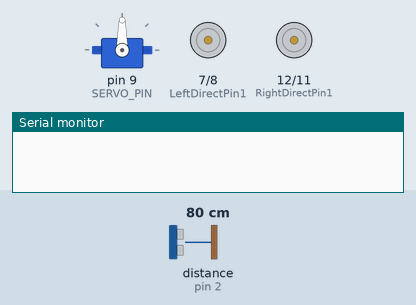
This sketch was run on a simulated Arduino Uno, built with avr-gcc and run on an emulated ATmega328P. On the bench: servo, motor-driver pin pairs drawn as motors (green arrow = first pin HIGH = forward, orange = second pin HIGH = backward, longer = more drive, scaled by the enable pin), the last lines printed to the serial monitor. Wiring (inferred from the names in the program): ultrasonic range finder: trigger pin 10; echo pin 2. The test bench sets the inputs (shaded band); at power-on: distance to the obstacle (sensor on pin 2) 80 cm. The echo pulse lasts 58.3 µs per cm.

Above: at 3.2 s.
3.3 s: distance to the obstacle (sensor on pin 2) set to 34 cm
At 3.49 s:
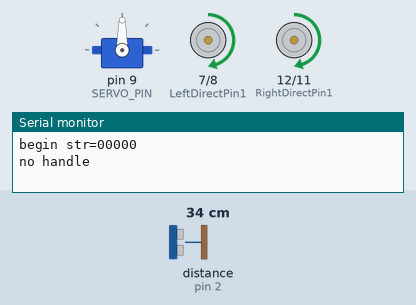
6.3 s: distance to the obstacle (sensor on pin 2) set to 31 cm
At 7.82 s:
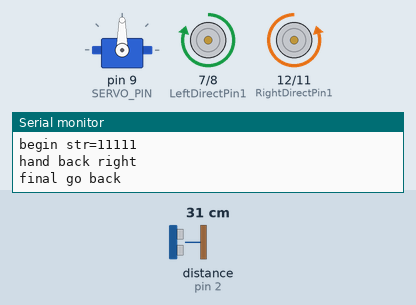
9.3 s: distance to the obstacle (sensor on pin 2) set to 35 cm
At 10.63 s:
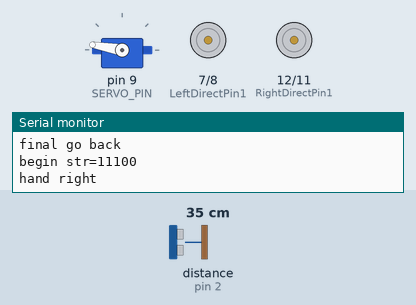
12.3 s: distance to the obstacle (sensor on pin 2) set to 2 cm
At 12.83 s:
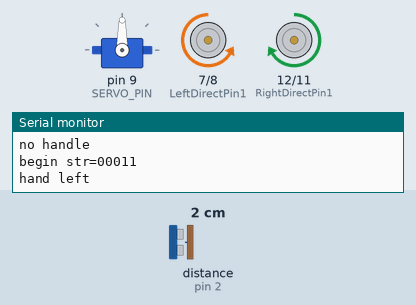
15.3 s: distance to the obstacle (sensor on pin 2) set to 60 cm
18.3 s: distance to the obstacle (sensor on pin 2) set to 4 cm
Timing chart, 0 to 22.3 s (numbered marks = the images above; inputs shaded):
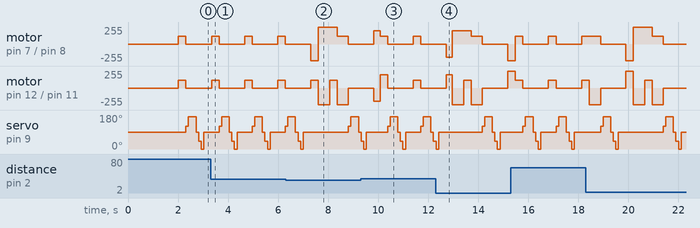

The sketch:

v2smartcar-lesson5.ino
```cpp
#include <Servo.h>
/*Declare L298N Dual H-Bridge Motor Controller directly since there is not a library to load.*/
//Define L298N Dual H-Bridge Motor Controller Pins
#define speedPinR 3   // RIGHT PWM pin connect MODEL-X ENA
#define RightDirectPin1  12    //  Right Motor direction pin 1 to MODEL-X IN1
#define RightDirectPin2  11    // Right Motor direction pin 2 to MODEL-X IN2
#define speedPinL 6        //  Left PWM pin connect MODEL-X ENB
#define LeftDirectPin1  7    // Left Motor direction pin 1 to MODEL-X IN3
#define LeftDirectPin2  8   ///Left Motor direction pin 1 to MODEL-X IN4
#define LPT 2 // scan loop coumter

#define SERVO_PIN     9  //servo connect to D9

#define Echo_PIN    2 // Ultrasonic Echo pin connect to D11
#define Trig_PIN    10  // Ultrasonic Trig pin connect to D12

#define FAST_SPEED  250     //both sides of the motor speed
#define SPEED  120     //both sides of the motor speed
#define TURN_SPEED  200     //both sides of the motor speed
#define BACK_SPEED1  255     //back speed
#define BACK_SPEED2  90     //back speed

int leftscanval, centerscanval, rightscanval, ldiagonalscanval, rdiagonalscanval;
const int distancelimit = 30; //distance limit for obstacles in front
const int sidedistancelimit = 30; //minimum distance in cm to obstacles at both sides (the car will allow a shorter distance sideways)
int distance;
int numcycles = 0;
const int turntime = 250; //Time the robot spends turning (miliseconds)
const int backtime = 300; //Time the robot spends turning (miliseconds)

int thereis;
Servo head;
/*motor control*/
void go_Advance(void)  //Forward
{
  digitalWrite(RightDirectPin1, HIGH);
  digitalWrite(RightDirectPin2,LOW);
  digitalWrite(LeftDirectPin1,HIGH);
  digitalWrite(LeftDirectPin2,LOW);
}
void go_Left()  //Turn left
{
  digitalWrite(RightDirectPin1, HIGH);
  digitalWrite(RightDirectPin2,LOW);
  digitalWrite(LeftDirectPin1,LOW);
  digitalWrite(LeftDirectPin2,HIGH);
}
void go_Right()  //Turn right
{
  digitalWrite(RightDirectPin1, LOW);
  digitalWrite(RightDirectPin2,HIGH);
  digitalWrite(LeftDirectPin1,HIGH);
  digitalWrite(LeftDirectPin2,LOW);
}
void go_Back()  //Reverse
{
  digitalWrite(RightDirectPin1, LOW);
  digitalWrite(RightDirectPin2,HIGH);
  digitalWrite(LeftDirectPin1,LOW);
  digitalWrite(LeftDirectPin2,HIGH);
}
void stop_Stop()    //Stop
{
  digitalWrite(RightDirectPin1, LOW);
  digitalWrite(RightDirectPin2,LOW);
  digitalWrite(LeftDirectPin1,LOW);
  digitalWrite(LeftDirectPin2,LOW);
  set_Motorspeed(0,0);
}

/*set motor speed */
void set_Motorspeed(int speed_L,int speed_R)
{
  analogWrite(speedPinL,speed_L);
  analogWrite(speedPinR,speed_R);
}
/*detection of ultrasonic distance*/
int watch(){
  long echo_distance;
  digitalWrite(Trig_PIN,LOW);
  delayMicroseconds(5);
  digitalWrite(Trig_PIN,HIGH);
  delayMicroseconds(15);
  digitalWrite(Trig_PIN,LOW);
  echo_distance=pulseIn(Echo_PIN,HIGH);
  echo_distance=echo_distance*0.01657; //how far away is the object in cm
  //Serial.println((int)echo_distance);
  return round(echo_distance);
}
//Meassures distances to the right, left, front, left diagonal, right diagonal and asign them in cm to the variables rightscanval,
//leftscanval, centerscanval, ldiagonalscanval and rdiagonalscanval (there are 5 points for distance testing)
String watchsurrounding(){
/*  obstacle_status is a binary integer, its last 5 digits stands for if there is any obstacles in 5 directions,
 *   for example B101000 last 5 digits is 01000, which stands for Left front has obstacle, B100111 means front, right front and right ha
 */

int obstacle_status =B100000;
  centerscanval = watch();
  if(centerscanval<distancelimit){
    stop_Stop();
    //alarm();
    obstacle_status  =obstacle_status | B100;
    }
  head.write(120);
  delay(100);
  ldiagonalscanval = watch();
  if(ldiagonalscanval<distancelimit){
    stop_Stop();
    //alarm();
     obstacle_status  =obstacle_status | B1000;
    }
  head.write(170); //Didn't use 180 degrees because my servo is not able to take this angle
  delay(300);
  leftscanval = watch();
  if(leftscanval<sidedistancelimit){
    stop_Stop();
    //alarm();
     obstacle_status  =obstacle_status | B10000;
    }

  head.write(90); //use 90 degrees if you are moving your servo through the whole 180 degrees
  delay(100);
  centerscanval = watch();
  if(centerscanval<distancelimit){
    stop_Stop();
    //alarm();
    obstacle_status  =obstacle_status | B100;
    }
  head.write(40);
  delay(100);
  rdiagonalscanval = watch();
  if(rdiagonalscanval<distancelimit){
    stop_Stop();
    //alarm();
    obstacle_status  =obstacle_status | B10;
    }
  head.write(0);
  delay(100);
  rightscanval = watch();
  if(rightscanval<sidedistancelimit){
    stop_Stop();
    //alarm();
    obstacle_status  =obstacle_status | 1;
    }
  head.write(90); //Finish looking around (look forward again)
  delay(300);
   String obstacle_str= String(obstacle_status,BIN);
  obstacle_str= obstacle_str.substring(1,6);

  return obstacle_str; //return 5-character string standing for 5 direction obstacle status
}

void auto_avoidance(){

  ++numcycles;
  if(numcycles>=LPT){ //Watch if something is around every LPT loops while moving forward
     stop_Stop();
    String obstacle_sign=watchsurrounding(); // 5 digits of obstacle_sign binary value means the 5 direction obstacle status
      Serial.print("begin str=");
        Serial.println(obstacle_sign);
                    if( obstacle_sign=="10000"){
     Serial.println("SLIT right");
          set_Motorspeed(FAST_SPEED,SPEED);
     go_Advance();

      delay(turntime);
      stop_Stop();
    }
        else    if( obstacle_sign=="00001"  ){
     Serial.println("SLIT LEFT");
       set_Motorspeed(SPEED,FAST_SPEED);
      go_Advance();

      delay(turntime);
      stop_Stop();
    }
    else if( obstacle_sign=="11100" || obstacle_sign=="01000" || obstacle_sign=="11000"  || obstacle_sign=="10100"  || obstacle_sign=="01100" ||obstacle_sign=="00100"  ||obstacle_sign=="01000" ){
     Serial.println("hand right");
	    go_Right();
      set_Motorspeed(TURN_SPEED,TURN_SPEED);
      delay(turntime);
      stop_Stop();
    }
    else if( obstacle_sign=="00010" || obstacle_sign=="00111" || obstacle_sign=="00011"  || obstacle_sign=="00101" || obstacle_sign=="00110" || obstacle_sign=="01010" ){
    Serial.println("hand left");
     go_Left();//Turn left
     set_Motorspeed(TURN_SPEED,TURN_SPEED);
      delay(turntime);
      stop_Stop();
    }

    else if(  obstacle_sign=="01111" ||  obstacle_sign=="10111" || obstacle_sign=="11111"  ){
    Serial.println("hand back right");
	  go_Left();
		set_Motorspeed( FAST_SPEED,SPEED);
       delay(backtime);
          stop_Stop();
        }
         else if( obstacle_sign=="11011"  ||    obstacle_sign=="11101"  ||  obstacle_sign=="11110"  || obstacle_sign=="01110"  ){
    Serial.println("hand back left");
    go_Right();
    set_Motorspeed( SPEED,FAST_SPEED);
       delay(backtime);
          stop_Stop();
        }

        else Serial.println("no handle");
    numcycles=0; //Restart count of cycles
  } else {
     set_Motorspeed(SPEED,SPEED);
     go_Advance();  // if nothing is wrong go forward using go() function above.
        delay(backtime);
          stop_Stop();
  }

  //else  Serial.println(numcycles);

  distance = watch(); // use the watch() function to see if anything is ahead (when the robot is just moving forward and not looking around it will test the distance in front)
  if (distance<distancelimit){ // The robot will just stop if it is completely sure there's an obstacle ahead (must test 25 times) (needed to ignore ultrasonic sensor's false signals)
 Serial.println("final go back");
    go_Right();
    set_Motorspeed( SPEED,FAST_SPEED);
  delay(backtime*3/2);
      ++thereis;}
  if (distance>distancelimit){
      thereis=0;} //Count is restarted
  if (thereis > 25){
  Serial.println("final stop");
    stop_Stop(); // Since something is ahead, stop moving.
    thereis=0;
  }
}

void setup() {
  /*setup L298N pin mode*/
  pinMode(RightDirectPin1, OUTPUT);
  pinMode(RightDirectPin2, OUTPUT);
  pinMode(speedPinL, OUTPUT);
  pinMode(LeftDirectPin1, OUTPUT);
  pinMode(LeftDirectPin2, OUTPUT);
  pinMode(speedPinR, OUTPUT);
  stop_Stop();//stop move
  /*init HC-SR04*/
  pinMode(Trig_PIN, OUTPUT);
  pinMode(Echo_PIN,INPUT);

  digitalWrite(Trig_PIN,LOW);
  /*init servo*/
  head.attach(SERVO_PIN);
  head.write(90);
   delay(2000);

  Serial.begin(9600);


}

void loop() {
  auto_avoidance();
}
```

Measured:
- the behaviour switches between 32 and 31 cm on distance to the obstacle (sensor on pin 2) (found by bisection; images 1 and 2)
